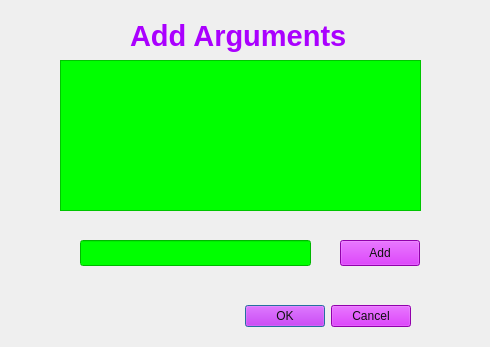
<?xml version="1.0" encoding="UTF-8"?>
<ui version="4.0">
 <class>ArgDialog</class>
 <widget class="QDialog" name="ArgDialog">
  <property name="geometry">
   <rect>
    <x>0</x>
    <y>0</y>
    <width>490</width>
    <height>347</height>
   </rect>
  </property>
  <property name="windowTitle">
   <string>Dialog</string>
  </property>
  <widget class="QDialogButtonBox" name="argButtonBox">
   <property name="geometry">
    <rect>
     <x>70</x>
     <y>300</y>
     <width>341</width>
     <height>32</height>
    </rect>
   </property>
   <property name="styleSheet">
    <string notr="true">background-color: rgb(203, 0, 239);
color: rgb(16, 16, 16);</string>
   </property>
   <property name="orientation">
    <enum>Qt::Horizontal</enum>
   </property>
   <property name="standardButtons">
    <set>QDialogButtonBox::Cancel|QDialogButtonBox::Ok</set>
   </property>
  </widget>
  <widget class="QListView" name="argList">
   <property name="geometry">
    <rect>
     <x>60</x>
     <y>60</y>
     <width>361</width>
     <height>151</height>
    </rect>
   </property>
   <property name="styleSheet">
    <string notr="true">background-color: rgb(0, 255, 0);
color: rgb(5, 5, 5);
font: 87 10pt &quot;Noto Sans&quot;;
selection-background-color: rgb(255, 0, 174);</string>
   </property>
  </widget>
  <widget class="QPushButton" name="addArgument">
   <property name="geometry">
    <rect>
     <x>340</x>
     <y>240</y>
     <width>80</width>
     <height>26</height>
    </rect>
   </property>
   <property name="styleSheet">
    <string notr="true">background-color: rgb(203, 0, 239);
color: rgb(16, 16, 16);</string>
   </property>
   <property name="text">
    <string>Add</string>
   </property>
  </widget>
  <widget class="QLineEdit" name="argInput">
   <property name="geometry">
    <rect>
     <x>80</x>
     <y>240</y>
     <width>231</width>
     <height>26</height>
    </rect>
   </property>
   <property name="styleSheet">
    <string notr="true">background-color: rgb(0, 255, 0);
color: rgb(5, 5, 5);
font: 87 10pt &quot;Noto Sans&quot;;</string>
   </property>
  </widget>
  <widget class="QLabel" name="argDialogTitle">
   <property name="geometry">
    <rect>
     <x>130</x>
     <y>10</y>
     <width>231</width>
     <height>51</height>
    </rect>
   </property>
   <property name="font">
    <font>
     <pointsize>22</pointsize>
     <weight>75</weight>
     <bold>true</bold>
    </font>
   </property>
   <property name="styleSheet">
    <string notr="true">color: rgb(170, 0, 255);</string>
   </property>
   <property name="text">
    <string>Add Arguments</string>
   </property>
  </widget>
 </widget>
 <resources/>
 <connections>
  <connection>
   <sender>argButtonBox</sender>
   <signal>accepted()</signal>
   <receiver>ArgDialog</receiver>
   <slot>accept()</slot>
   <hints>
    <hint type="sourcelabel">
     <x>248</x>
     <y>254</y>
    </hint>
    <hint type="destinationlabel">
     <x>157</x>
     <y>274</y>
    </hint>
   </hints>
  </connection>
  <connection>
   <sender>argButtonBox</sender>
   <signal>rejected()</signal>
   <receiver>ArgDialog</receiver>
   <slot>reject()</slot>
   <hints>
    <hint type="sourcelabel">
     <x>316</x>
     <y>260</y>
    </hint>
    <hint type="destinationlabel">
     <x>286</x>
     <y>274</y>
    </hint>
   </hints>
  </connection>
 </connections>
</ui>
